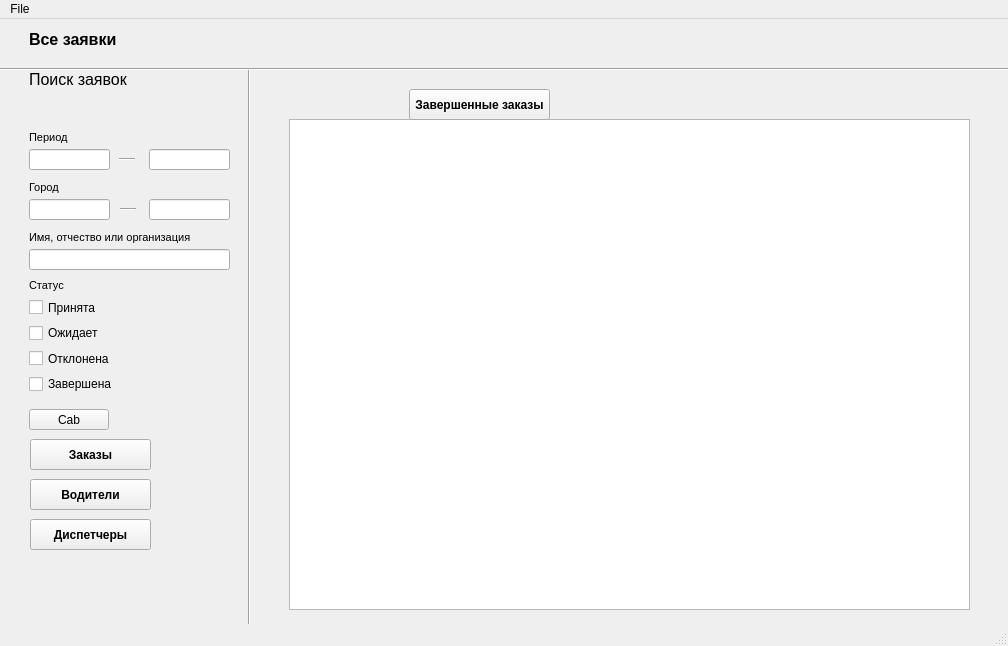
<?xml version="1.0" encoding="UTF-8"?>
<ui version="4.0">
 <class>dispatcherMainWindow</class>
 <widget class="QMainWindow" name="dispatcherMainWindow">
  <property name="geometry">
   <rect>
    <x>0</x>
    <y>0</y>
    <width>1008</width>
    <height>646</height>
   </rect>
  </property>
  <property name="windowTitle">
   <string>MainWindow</string>
  </property>
  <widget class="QWidget" name="centralwidget">
   <widget class="Line" name="line_2">
    <property name="geometry">
     <rect>
      <x>239</x>
      <y>50</y>
      <width>20</width>
      <height>601</height>
     </rect>
    </property>
    <property name="orientation">
     <enum>Qt::Vertical</enum>
    </property>
   </widget>
   <widget class="QLabel" name="label_4">
    <property name="geometry">
     <rect>
      <x>29</x>
      <y>160</y>
      <width>131</width>
      <height>16</height>
     </rect>
    </property>
    <property name="font">
     <font>
      <pointsize>8</pointsize>
      <weight>50</weight>
      <bold>false</bold>
     </font>
    </property>
    <property name="text">
     <string>Город</string>
    </property>
   </widget>
   <widget class="QLabel" name="label_2">
    <property name="geometry">
     <rect>
      <x>29</x>
      <y>40</y>
      <width>131</width>
      <height>41</height>
     </rect>
    </property>
    <property name="font">
     <font>
      <pointsize>12</pointsize>
      <weight>50</weight>
      <bold>false</bold>
     </font>
    </property>
    <property name="text">
     <string>Поиск заявок</string>
    </property>
   </widget>
   <widget class="QWidget" name="layoutWidget">
    <property name="geometry">
     <rect>
      <x>29</x>
      <y>260</y>
      <width>83</width>
      <height>115</height>
     </rect>
    </property>
    <layout class="QVBoxLayout" name="verticalLayout_3">
     <item>
      <widget class="QLabel" name="label_8">
       <property name="font">
        <font>
         <pointsize>8</pointsize>
         <weight>50</weight>
         <bold>false</bold>
        </font>
       </property>
       <property name="text">
        <string>Статус</string>
       </property>
      </widget>
     </item>
     <item>
      <widget class="QCheckBox" name="checkBox_9">
       <property name="text">
        <string>Принята</string>
       </property>
      </widget>
     </item>
     <item>
      <widget class="QCheckBox" name="checkBox_10">
       <property name="text">
        <string>Ожидает</string>
       </property>
      </widget>
     </item>
     <item>
      <widget class="QCheckBox" name="checkBox_11">
       <property name="text">
        <string>Отклонена</string>
       </property>
      </widget>
     </item>
     <item>
      <widget class="QCheckBox" name="checkBox_12">
       <property name="text">
        <string>Завершена</string>
       </property>
      </widget>
     </item>
    </layout>
   </widget>
   <widget class="Line" name="line_3">
    <property name="geometry">
     <rect>
      <x>119</x>
      <y>130</y>
      <width>16</width>
      <height>20</height>
     </rect>
    </property>
    <property name="font">
     <font>
      <weight>50</weight>
      <bold>false</bold>
     </font>
    </property>
    <property name="orientation">
     <enum>Qt::Horizontal</enum>
    </property>
   </widget>
   <widget class="QLineEdit" name="lineEdit">
    <property name="geometry">
     <rect>
      <x>29</x>
      <y>130</y>
      <width>81</width>
      <height>21</height>
     </rect>
    </property>
   </widget>
   <widget class="QPushButton" name="pushButton_3">
    <property name="geometry">
     <rect>
      <x>29</x>
      <y>390</y>
      <width>80</width>
      <height>21</height>
     </rect>
    </property>
    <property name="text">
     <string>Cab</string>
    </property>
   </widget>
   <widget class="QLabel" name="label">
    <property name="geometry">
     <rect>
      <x>29</x>
      <y>0</y>
      <width>131</width>
      <height>41</height>
     </rect>
    </property>
    <property name="font">
     <font>
      <pointsize>12</pointsize>
      <weight>75</weight>
      <bold>true</bold>
     </font>
    </property>
    <property name="text">
     <string>Все заявки</string>
    </property>
   </widget>
   <widget class="QLineEdit" name="lineEdit_6">
    <property name="geometry">
     <rect>
      <x>29</x>
      <y>230</y>
      <width>201</width>
      <height>21</height>
     </rect>
    </property>
   </widget>
   <widget class="Line" name="line">
    <property name="geometry">
     <rect>
      <x>-1</x>
      <y>40</y>
      <width>1011</width>
      <height>20</height>
     </rect>
    </property>
    <property name="orientation">
     <enum>Qt::Horizontal</enum>
    </property>
   </widget>
   <widget class="QLabel" name="label_5">
    <property name="geometry">
     <rect>
      <x>29</x>
      <y>110</y>
      <width>131</width>
      <height>16</height>
     </rect>
    </property>
    <property name="font">
     <font>
      <pointsize>8</pointsize>
      <weight>50</weight>
      <bold>false</bold>
     </font>
    </property>
    <property name="text">
     <string>Период</string>
    </property>
   </widget>
   <widget class="QListView" name="listView">
    <property name="geometry">
     <rect>
      <x>289</x>
      <y>100</y>
      <width>681</width>
      <height>491</height>
     </rect>
    </property>
   </widget>
   <widget class="QPushButton" name="routeButton">
    <property name="geometry">
     <rect>
      <x>30</x>
      <y>420</y>
      <width>121</width>
      <height>31</height>
     </rect>
    </property>
    <property name="font">
     <font>
      <weight>75</weight>
      <bold>true</bold>
     </font>
    </property>
    <property name="text">
     <string>Заказы</string>
    </property>
   </widget>
   <widget class="QLineEdit" name="lineEdit_3">
    <property name="geometry">
     <rect>
      <x>149</x>
      <y>180</y>
      <width>81</width>
      <height>21</height>
     </rect>
    </property>
   </widget>
   <widget class="QLineEdit" name="lineEdit_2">
    <property name="geometry">
     <rect>
      <x>149</x>
      <y>130</y>
      <width>81</width>
      <height>21</height>
     </rect>
    </property>
   </widget>
   <widget class="QPushButton" name="pushButton_2">
    <property name="geometry">
     <rect>
      <x>409</x>
      <y>70</y>
      <width>141</width>
      <height>31</height>
     </rect>
    </property>
    <property name="font">
     <font>
      <weight>75</weight>
      <bold>true</bold>
     </font>
    </property>
    <property name="text">
     <string>Завершенные заказы</string>
    </property>
   </widget>
   <widget class="QLineEdit" name="lineEdit_4">
    <property name="geometry">
     <rect>
      <x>29</x>
      <y>180</y>
      <width>81</width>
      <height>21</height>
     </rect>
    </property>
   </widget>
   <widget class="QLabel" name="label_3">
    <property name="geometry">
     <rect>
      <x>29</x>
      <y>210</y>
      <width>201</width>
      <height>16</height>
     </rect>
    </property>
    <property name="font">
     <font>
      <pointsize>8</pointsize>
      <weight>50</weight>
      <bold>false</bold>
     </font>
    </property>
    <property name="text">
     <string>Имя, отчество или организация</string>
    </property>
   </widget>
   <widget class="Line" name="line_4">
    <property name="geometry">
     <rect>
      <x>120</x>
      <y>180</y>
      <width>16</width>
      <height>20</height>
     </rect>
    </property>
    <property name="font">
     <font>
      <weight>50</weight>
      <bold>false</bold>
     </font>
    </property>
    <property name="orientation">
     <enum>Qt::Horizontal</enum>
    </property>
   </widget>
   <widget class="QPushButton" name="driverButton">
    <property name="geometry">
     <rect>
      <x>30</x>
      <y>460</y>
      <width>121</width>
      <height>31</height>
     </rect>
    </property>
    <property name="font">
     <font>
      <weight>75</weight>
      <bold>true</bold>
     </font>
    </property>
    <property name="text">
     <string>Водители</string>
    </property>
   </widget>
   <widget class="QPushButton" name="dispatcherButton">
    <property name="geometry">
     <rect>
      <x>30</x>
      <y>500</y>
      <width>121</width>
      <height>31</height>
     </rect>
    </property>
    <property name="font">
     <font>
      <weight>75</weight>
      <bold>true</bold>
     </font>
    </property>
    <property name="text">
     <string>Диспетчеры</string>
    </property>
   </widget>
  </widget>
  <widget class="QMenuBar" name="menubar">
   <property name="geometry">
    <rect>
     <x>0</x>
     <y>0</y>
     <width>1008</width>
     <height>20</height>
    </rect>
   </property>
   <widget class="QMenu" name="menuFile">
    <property name="title">
     <string>File</string>
    </property>
    <widget class="QMenu" name="menuImport">
     <property name="title">
      <string>Import</string>
     </property>
     <addaction name="actionImport_Users"/>
     <addaction name="actionImport_Routes"/>
    </widget>
    <widget class="QMenu" name="menuExport">
     <property name="title">
      <string>Export</string>
     </property>
     <addaction name="actionExport_Users"/>
     <addaction name="actionExport_Routes"/>
    </widget>
    <addaction name="menuImport"/>
    <addaction name="menuExport"/>
    <addaction name="actionExit"/>
   </widget>
   <addaction name="menuFile"/>
  </widget>
  <widget class="QStatusBar" name="statusbar"/>
  <action name="actionImport_Users">
   <property name="text">
    <string>Import Users</string>
   </property>
  </action>
  <action name="actionImport_Routes">
   <property name="text">
    <string>Import Routes</string>
   </property>
  </action>
  <action name="actionExport_Routes">
   <property name="text">
    <string>Export Routes</string>
   </property>
  </action>
  <action name="actionExport_Users">
   <property name="text">
    <string>Export Users</string>
   </property>
  </action>
  <action name="actionExit">
   <property name="text">
    <string>Exit</string>
   </property>
  </action>
 </widget>
 <resources/>
 <connections>
  <connection>
   <sender>actionExport_Routes</sender>
   <signal>triggered()</signal>
   <receiver>dispatcherMainWindow</receiver>
   <slot>exportRoutesCSV()</slot>
   <hints>
    <hint type="sourcelabel">
     <x>-1</x>
     <y>-1</y>
    </hint>
    <hint type="destinationlabel">
     <x>503</x>
     <y>322</y>
    </hint>
   </hints>
  </connection>
  <connection>
   <sender>actionExport_Users</sender>
   <signal>triggered()</signal>
   <receiver>dispatcherMainWindow</receiver>
   <slot>exportUsersCSV()</slot>
   <hints>
    <hint type="sourcelabel">
     <x>-1</x>
     <y>-1</y>
    </hint>
    <hint type="destinationlabel">
     <x>503</x>
     <y>322</y>
    </hint>
   </hints>
  </connection>
  <connection>
   <sender>actionImport_Routes</sender>
   <signal>triggered()</signal>
   <receiver>dispatcherMainWindow</receiver>
   <slot>importRoutesCSV()</slot>
   <hints>
    <hint type="sourcelabel">
     <x>-1</x>
     <y>-1</y>
    </hint>
    <hint type="destinationlabel">
     <x>503</x>
     <y>322</y>
    </hint>
   </hints>
  </connection>
  <connection>
   <sender>actionImport_Users</sender>
   <signal>triggered()</signal>
   <receiver>dispatcherMainWindow</receiver>
   <slot>importUsersCSV()</slot>
   <hints>
    <hint type="sourcelabel">
     <x>-1</x>
     <y>-1</y>
    </hint>
    <hint type="destinationlabel">
     <x>503</x>
     <y>322</y>
    </hint>
   </hints>
  </connection>
  <connection>
   <sender>actionExit</sender>
   <signal>triggered()</signal>
   <receiver>dispatcherMainWindow</receiver>
   <slot>exit()</slot>
   <hints>
    <hint type="sourcelabel">
     <x>-1</x>
     <y>-1</y>
    </hint>
    <hint type="destinationlabel">
     <x>503</x>
     <y>322</y>
    </hint>
   </hints>
  </connection>
 </connections>
 <slots>
  <slot>exportUsersCSV()</slot>
  <slot>importUsersCSV()</slot>
  <slot>exportRoutesCSV()</slot>
  <slot>importRoutesCSV()</slot>
  <slot>exit()</slot>
 </slots>
</ui>
